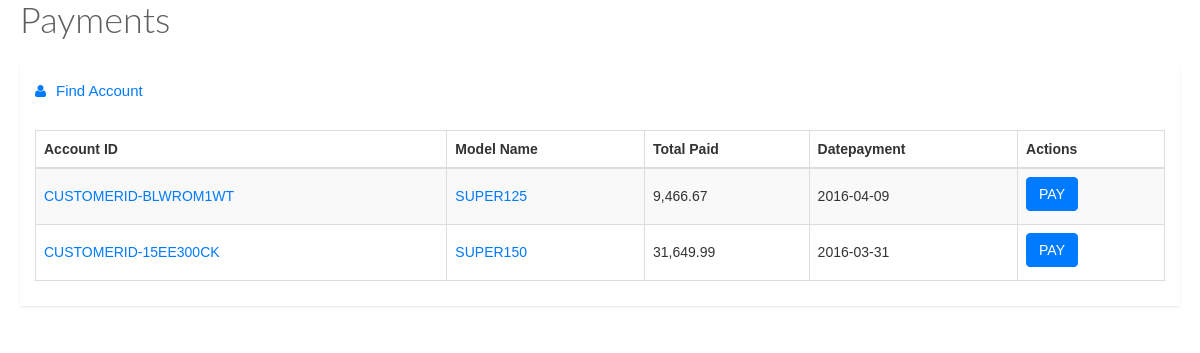
The page /payments.php on the database its author committed.
### tables this page shows
CREATE TABLE `accounts` (
  `id` int(11) NOT NULL,
  `account_id` varchar(100) NOT NULL,
  `model_id` varchar(100) NOT NULL,
  `status` varchar(100) NOT NULL,
  `terms` varchar(100) NOT NULL,
  `monthly_installment` decimal(10,2) NOT NULL,
  `totalpaid` decimal(10,2) NOT NULL,
  `deposit` decimal(10,2) NOT NULL,
  `rebate` decimal(10,2) NOT NULL,
  `contract_price` decimal(10,2) NOT NULL,
  `months` int(11) NOT NULL,
  `datepayment` date NOT NULL,
  `downpayment` double(10,2) NOT NULL
);

CREATE TABLE `stocks` (
  `model_id` int(11) NOT NULL,
  `category_name` varchar(30) NOT NULL,
  `model_name` varchar(30) NOT NULL,
  `price` decimal(10,2) NOT NULL,
  `downpayment` decimal(10,2) NOT NULL,
  `color` varchar(100) NOT NULL,
  `engine_number` varchar(30) NOT NULL,
  `chassis` varchar(30) NOT NULL,
  `status` varchar(100) NOT NULL,
  `branch` varchar(100) NOT NULL
);

### payments.php (the view, shortened to what this page needs)
<link href="stylesheets/bootstrap.min.css" media="all" rel="stylesheet" type="text/css" />
    <link href="stylesheets/font-awesome.min.css" media="all" rel="stylesheet" type="text/css" />
    <link href="stylesheets/datatables.css" media="all" rel="stylesheet" type="text/css" />
    <link href="stylesheets/style.css" media="all" rel="stylesheet" type="text/css" />
     <link href="stylesheets/jquery.fancybox.css" media="all" rel="stylesheet" type="text/css" />
    <script src="javascripts/respond.js" type="text/javascript"></script> <div class="animated fadeInDown">
        <div class="page-title">
          <h1>
          </h1>
        </div>
        <div class="row">
          <div class="col-lg-12">
            <div class="widget-container fluid-height clearfix">
              <div class="heading">
                <i class="fa fa-user"></i>Find Account
              </div>
              <div class="widget-content padded clearfix">
                <table class="table table-bordered table-striped" id="dataTable1">
                  <thead>
                    <th>
                      Account ID
                    </th>
                    <th class="hidden-xs">
                      Model Name
                    </th>
                    <th>
                      Total Paid
                    </th>
                    <th>
                      Datepayment
                    </th>
                    <th class="hidden-xs">
                      Actions
                    </th>
                  </thead>
                  <tbody>
                 <?php
                        include 'db/connection.php';
                        $models = $dbConn->query("SELECT * FROM accounts where status != 'open' ");
                        while ($get_models= $models->fetch(PDO::FETCH_ASSOC))
                        {
                        ?>
                          <tr>
                                <td>
                                <a class="fancybox" href="#<?php echo $get_models['account_id']; ?>"><?php echo $get_models['account_id']; ?></a>
                                </td>
                                <td>
                                          <a style="text-transform:uppercase;" href="#<?php echo $get_models['model_id'];?>" class="fancybox">
                                <?php $getmod = $dbConn->query("SELECT * FROM stocks where model_id = '".$get_models['model_id']."' ");
                                  $dismod = $getmod->fetch(PDO::FETCH_ASSOC);
                                  echo $dismod['model_name'];
                                    ?>
                                          </a>
                                </td>
                                <td><?php echo number_format($get_models['totalpaid'],2);?></td>
                                <td><?php echo $get_models['datepayment'];?></td>
                                 <td>
                                 <?php if ($get_models['terms'] == $get_models['months'])
                                 {
                                  echo "FULLY PAID";
                                 }
                                 else{
                                 ?>
                                 <span class="btn btn-primary" id="edit_payments" href="javascript:void(0);" data-accounts="<?php echo $get_models['account_id']; ?>">PAY</span></td>
                          </tr>
                        <?php
                      }
                        }
                        ?>
                  </tbody>
                </table>
              </div>
            </div>
          </div>
        </div>
        </div>

### rows shown on the page
accounts: account "CUSTOMERID-BLWROM1WT", stocks.model_name "SUPER125", totalpaid "9,466.67", datepayment "2016-04-09"
accounts: account "CUSTOMERID-15EE300CK", stocks.model_name "SUPER150", totalpaid "31,649.99", datepayment "2016-03-31"
